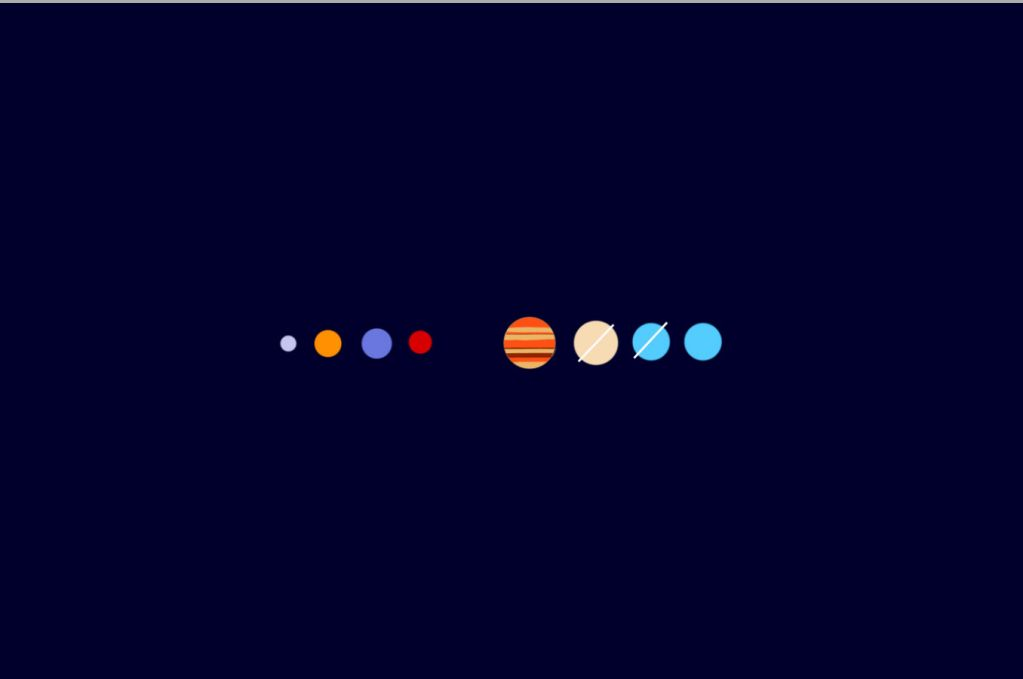
//> input picture 1.jpg, 1023 x 679 px
$ ./main   (built with g++ and OpenCV 4)
//> lines starting //> are read from the running program, lines starting //| are printed output that depends on the picture; after the words box and inside, x2 and y2 are one past the last pixel; in counts of white or black regions, pixels touching at a corner belong together
#include "opencv2/imgproc/imgproc.hpp"
#include "opencv2/highgui/highgui.hpp"
#include <stdlib.h>
#include <stdio.h>
#include<iostream>

using namespace cv;
using namespace std;

Mat src; Mat src_gray;
int thresh = 73;
int points = 50;
int max_thresh = 255;
RNG rng(12345);

void thresh_callback(int, void*);

int main( )
{
    src = imread( "1.jpg", 1 );
//> src is the input picture: 679 rows x 1023 cols, CV_8UC3; mean B, G, R 45.7, 2.6, 3.8

    cvtColor( src, src_gray, CV_BGR2GRAY );
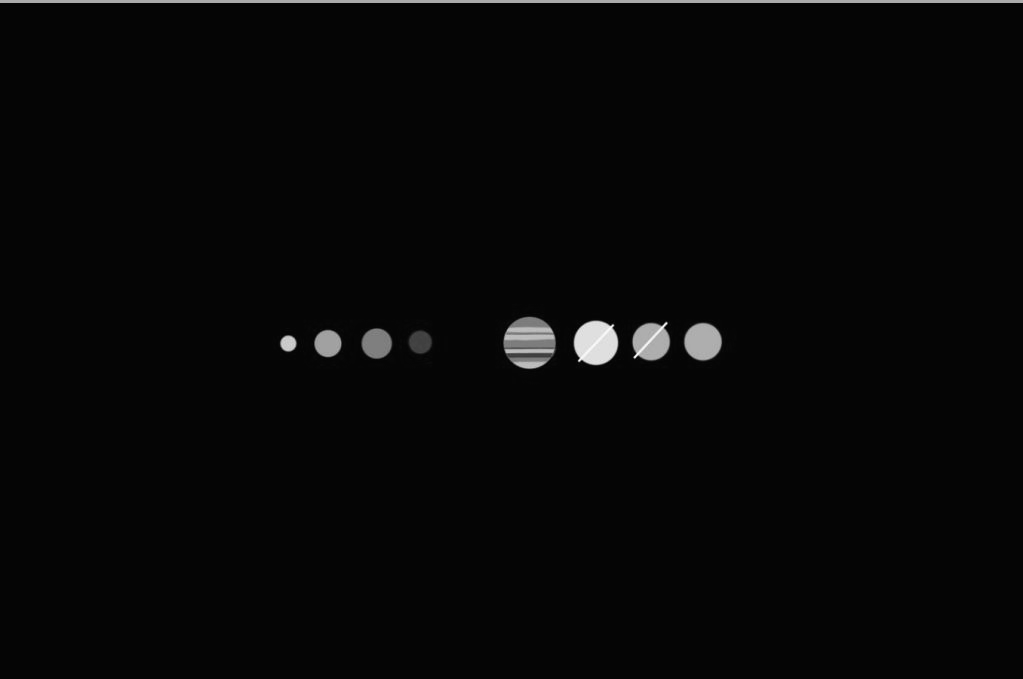
//> src_gray: 679 rows x 1023 cols, CV_8UC1; min 1, max 253, mean 7.6
    blur( src_gray, src_gray, Size(3,3) );
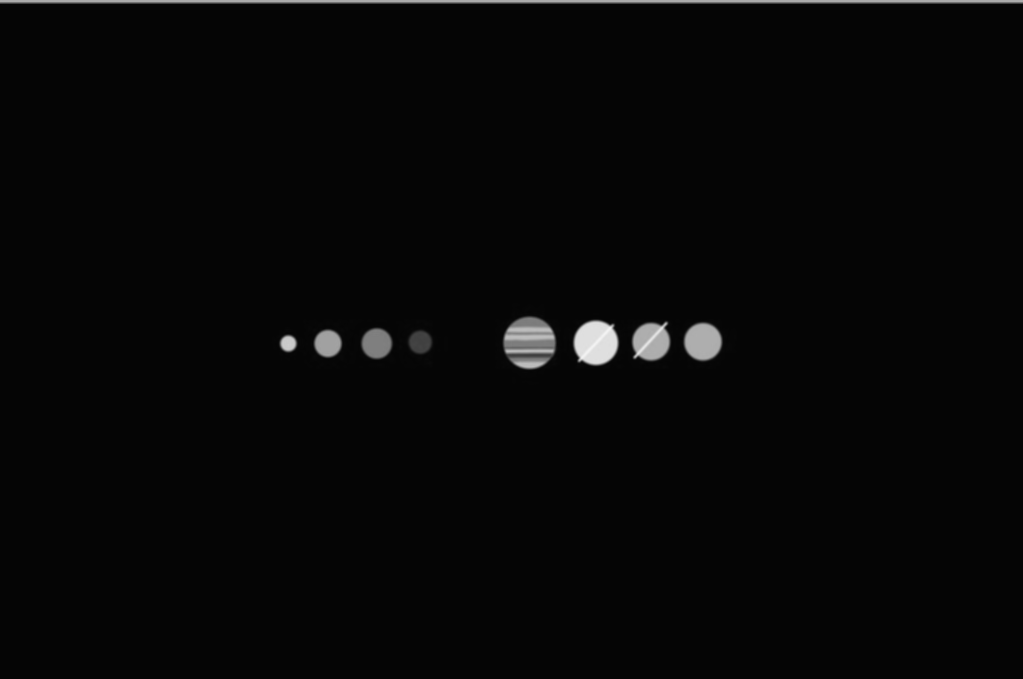
//> src_gray: 679 rows x 1023 cols, CV_8UC1; 2.42% of pixels changed, all inside (x1, y1, x2, y2) = (0, 2, 1023, 385)

    namedWindow( "Wind", CV_WINDOW_AUTOSIZE ); imshow( "Wind", src );
    createTrackbar( " Threshold:", "Wind", &thresh, max_thresh, thresh_callback );

    namedWindow( "Wind1", CV_WINDOW_AUTOSIZE ); imshow( "Wind1", src );
    createTrackbar( " Threshold:", "Wind1", &points, max_thresh, thresh_callback );

    thresh_callback(0,0);

    waitKey(0);
    return(0);
}

void thresh_callback( int, void*)
{
    Mat threshold_output;
    Mat edge;
    vector<vector<Point> > contours;
    vector<Vec4i> hierarchy;

    Canny( src_gray, edge, thresh, 3*thresh, 3);
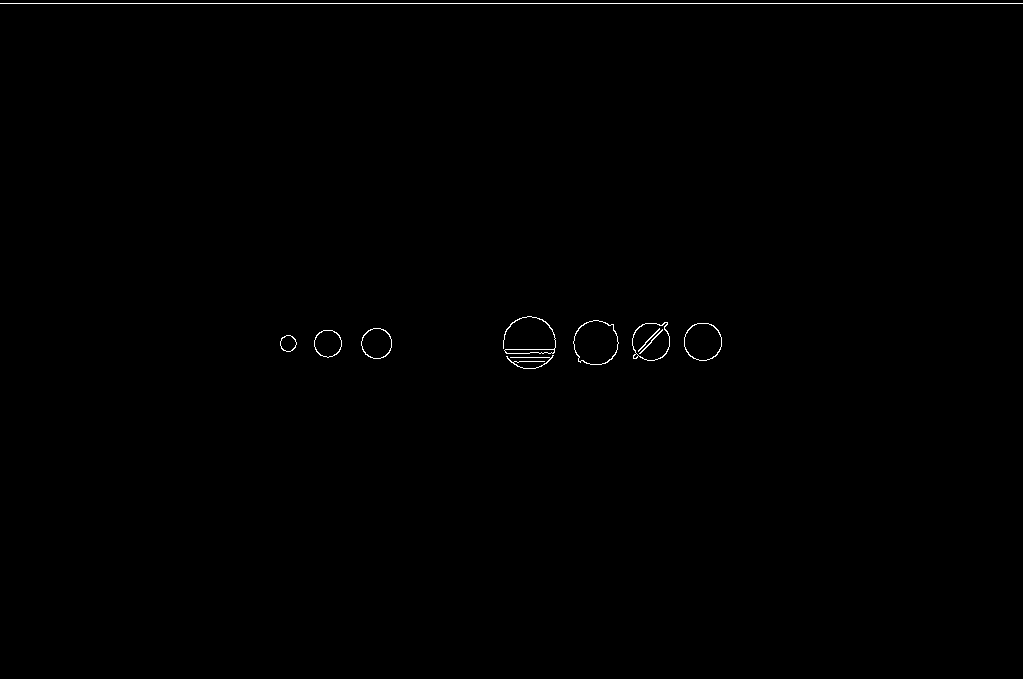
//> edge: 679 rows x 1023 cols, CV_8UC1; 0.32% white in thin lines or dots, all inside (x1, y1, x2, y2) = (0, 3, 1023, 369)
    edge.convertTo(threshold_output, CV_8U);

    findContours( threshold_output, contours, hierarchy, CV_RETR_TREE, CV_CHAIN_APPROX_SIMPLE, Point(0, 0) );
//> contours = 19 contours, 3 with area under 20; largest, box (x1, y1, x2, y2) and area: (573, 320, 619, 365) 1564, (573, 320, 619, 365) 1530, (632, 322, 670, 361) 1145, (684, 323, 722, 361) 1111, (632, 322, 670, 361) 1096

    vector<RotatedRect> minRect( contours.size() );
    vector<RotatedRect> minEllipse( contours.size() );

    cout<<endl<<contours[1]<<endl;
//| [286, 335;
//|  285, 336;
//|  284, 336;
//|  283, 337;
//> (the first 4 of 26 printed lines)
    cout<<endl<<Mat(contours[1])<<endl;
//| [286, 335;
//|  285, 336;
//|  284, 336;
//|  283, 337;
//> (the first 4 of 26 printed lines)

    for( int i = 0; i < contours.size(); i++ )
    { minRect[i] = minAreaRect( Mat(contours[i]) );
        if( contours[i].size() > points )
        { minEllipse[i] = fitEllipse( Mat(contours[i]) ); }
    }
//> this loop made 19 passes

    Mat drawing = Mat::zeros( threshold_output.size(), CV_8UC3 );
    for( int i = 0; i< contours.size(); i++ )
    {

        Scalar color = Scalar( rng.uniform(0, 255), rng.uniform(0,255), rng.uniform(0,255) );
        drawContours( drawing, contours, i, color, 1, 8, vector<Vec4i>(), 0, Point() );
        ellipse( drawing, minEllipse[i], color, 2, 8 );
        Point2f rect_points[4]; minRect[i].points( rect_points );
        for( int j = 0; j < 4; j++ )
            line( drawing, rect_points[j], rect_points[(j+1)%4], color, 1, 8 );
    }
//> this loop made 19 passes
//> rect_points on pass 19: 4 Points (x, y): [1022, 3], [0, 3], [0, 3], [1022, 3]
    namedWindow( "Contours", CV_WINDOW_AUTOSIZE );
    imshow( "Contours", drawing );
}
